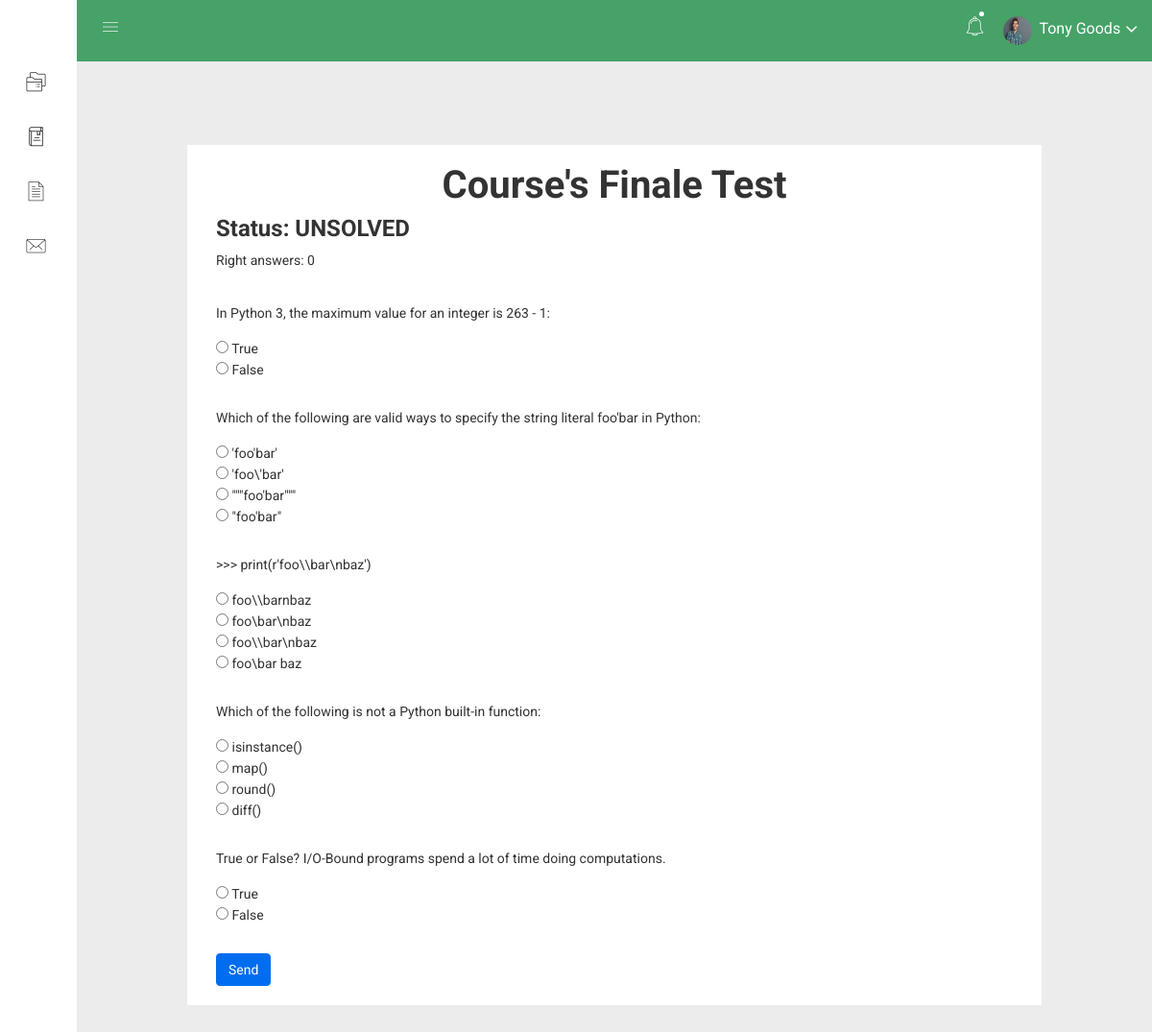
The app's page /portal/courses/python_course/test/1/ (signed in) with its own data.
### portal/models.py (models this page shows, shortened)
class Profile(models.Model):
    user = models.OneToOneField(User, on_delete=models.CASCADE)
    image = models.ImageField(default='default.jpg', upload_to='profile_pics')
    phone_number = models.CharField(max_length=15, blank=True)
    biography = models.TextField(max_length=500, blank=True)
    location = models.CharField(max_length=30, blank=True)
    gender = models.CharField(max_length=10, blank=True)
    birth_date = models.DateField(null=True, blank=True)
    specialty = models.CharField(max_length=20, blank=True)
    level = models.CharField(max_length=50, null=True, default='NEWBIE') # Newbie, Middle, High, Guru
    current_exp = models.IntegerField(default=0)
    courses = models.ManyToManyField(Course, blank=True)

class Question(models.Model):
    question = models.CharField(max_length=200)
    choices = models.ManyToManyField(Choice)
    answer = models.ForeignKey(
        Choice, on_delete=models.CASCADE, related_name = "answer", blank=True, null=True)
    test = models.ForeignKey(
        Test, on_delete=models.CASCADE, related_name = "test", blank=True, null=True)

class Choice(models.Model):
    title = models.CharField(max_length=50)

### portal/views.py (the view, shortened to what this page needs)
# urls.py: path('courses/<slug:course_slug>/test/<int:test_pk>/', views.test, name='course_test'),
@login_required
def test(request,course_slug, test_pk):
    test = get_object_or_404(Test, pk=test_pk)
    questions = Question.objects.filter(test=test)
    b=False
    count = 0
    try:
        if User_Test.objects.get(student=request.user):
            count=User_Test.objects.get(student=request.user).exp
            b = True
    except Exception as e:
        pass
    context = {'questions': questions,
                'namepage':'Test',
                'results':count,
                'solved':b}
    return render(request, 'portal/test.html', context)

### portal/templates/portal/test.html (shortened to what this page needs)
{% extends 'portal/base.html' %}
{% load static %}
{% block content %}
<div class="breadcome-area" style="margin-top:50px;">
  <div class="container-fluid">
    <div class="row">
      <div class="col-lg-12 col-md-12 col-sm-12 col-xs-12">
        <div class="breadcome-list single-page-breadcome" style="padding: 20px 30px;margin: 100px;background: white;">
          <div class="row">
						<div class="col-lg-3 col-md-3 col-sm-3 col-xs-0">
							</div>
            <div class="col-lg-6 col-md-6 col-sm-6 col-xs-12">
              <div class="breadcome-heading">
                <h3 style="text-align: -webkit-center; font-size: 40px">Course's Finale Test</h3>
              </div>
            </div>
						<div class="col-lg-3 col-md-3 col-sm-3 col-xs-0">
						</div>
          </div>
          <div class="row">
            <div class="col-lg-12 col-md-12 col-sm-12 col-xs-12">
              <h3>Status:
                {% if solved %}
                SOLVED
                {%else%}
                UNSOLVED
                {%endif%}
              </h3>
              <p>Right answers: {{results}} </p>
            </div>
          </div>
          <div class="row">
            <div class="col-lg-12 col-md-12 col-sm-12 col-xs-12">
              <form action="#" method="post">
                <ul style="margin-top: 20px; justify-content: center;">
                  {% for question in questions %}
                  <li style="margin-bottom: 30px;">
                    <p>{{question.question}}</p>
                    {% for choice in question.choices.all %}
                    <input type="radio" name="{{question.pk}}" value="{{choice.title}}"> {{choice.title}} <br>
                    {% endfor %}
                  </li>
                  {% endfor %}
                </ul>
                {% if solved %}
                {% else %}
                <button type="submit" class="btn btn-primary waves-effect waves-light">Send</button>
                {% endif %}
              </form>
            </div>
          </div>
        </div>
      </div>
    </div>
  </div>
</div>
{% endblock %}

### portal/templates/portal/base.html (shortened to what this page needs)
<!doctype html>
<html class="no-js" lang="en" style="background: #ececec;">
<head>
    {% include 'portal/css.html' %}
</head>
<body class=mini-navbar style="background: #ececec;">
    <div class="left-sidebar-pro">
        <nav id="sidebar" class="active">
            <div class="left-custom-menu-adp-wrap comment-scrollbar">
                <nav class="sidebar-nav left-sidebar-menu-pro">
                    <ul class="metismenu" id="menu1">
                        <li>
                            <a href="{% url 'portal:course_list' %}" aria-expanded="false"><span class="educate-icon educate-course icon-wrap"></span> <span class="mini-click-non">Courses</span></a>
                        </li>
                        <li>
                          <a href="" aria-expanded="false"><span class="educate-icon educate-library icon-wrap"></span> <span class="mini-click-non">Cases</span></a>
                        </li>
                        <li>
                          <a href="{% url 'portal:vacancy' %}" aria-expanded="false"><span class="educate-icon educate-data-table icon-wrap"></span> <span class="mini-click-non">Vacancies</span></a>
                        </li>
                        <li>
                          <a href="{% url 'forum:post-list' %}" aria-expanded="false"><span class="educate-icon educate-message icon-wrap"></span> <span class="mini-click-non">Vacancies</span></a>
                        </li>
                    </ul>
                </nav>
            </div>
        </nav>
    </div>
    <div class="all-content-wrapper">
        <div class="header-advance-area">
            <div class="header-top-area" >
                <div class="container-fluid">
                    <div class="row">
                        <div class="col-lg-12 col-md-12 col-sm-12 col-xs-12">
                            <div class="header-top-wraper">
                                <div class="row">
                                    <div class="col-lg-1 col-md-0 col-sm-1 col-xs-12">
                                        <div class="menu-switcher-pro">
                                            <button type="button" id="sidebarCollapse" class="btn bar-button-pro header-drl-controller-btn btn-info navbar-btn">
                                              <i class="educate-icon educate-nav"></i>
												                    </button>
                                        </div>
                                    </div>
                                    <div class="col-lg-11 col-md-12 col-sm-11 col-xs-12">
                                        <div class="header-right-info">
                                            <ul class="nav navbar-nav mai-top-nav header-right-menu">
                                                <li class="nav-item"><a href="#" data-toggle="dropdown" role="button" aria-expanded="false" class="nav-link dropdown-toggle"><i class="educate-icon educate-bell" aria-hidden="true"></i><span class="indicator-nt"></span></a>
                                                </li>
                                                <li class="nav-item">
                                                  <a href="{% url 'portal:profile' %}" data-toggle="dropdown" role="button" aria-expanded="false" class="nav-link dropdown-toggle">
                                                    <img src="{{user.profile.image.url}}" alt="" />
                                                    <span class="admin-name">{{user.first_name}} {{user.last_name}}</span>
                                                    <i class="fa fa-angle-down edu-icon edu-down-arrow"></i>
                                                  </a>
                                                </li>
                                            </ul>
                                        </div>
                                    </div>
                                </div>
                            </div>
                        </div>
                    </div>
                </div>
            </div>
        </div>
        {% block content %}
        {% endblock content %}
</body>
</html>

### portal/static/portal/css/main.css (style rules this page uses)
html { color: #222; font-size: 1em; line-height: 1.4; }
audio, canvas, iframe, img, svg, video { vertical-align: middle; }

### portal/static/portal/css/metisMenu/metisMenu-vertical.css (style rules this page uses)
.sidebar-nav { background: #fff; }
.sidebar-nav ul { padding: 0; margin: 0; list-style: none; background: #f5f5f5; }
.sidebar-nav .metismenu { background: #fff; display: -webkit-box; display: -ms-flexbox; display: flex; -webkit-box-orient: vertical; -webkit-box-direction: normal; -ms-flex-direction: column; flex-direction: column; }
.sidebar-nav .metismenu li + li { margin-top: 5px; }
.sidebar-nav .metismenu li:last-child { margin-bottom: 5px; }
.sidebar-nav .metismenu > li { display: -webkit-box; display: -ms-flexbox; display: flex; -webkit-box-orient: vertical; -webkit-box-direction: normal; -ms-flex-direction: column; flex-direction: column; position: relative; }
.sidebar-nav .metismenu a { position: relative; display: block; padding: 13px 15px; color: #444; outline-width: 0; transition: all .3s ease-out; font-size:16px; font-weight:400; }
.sidebar-nav .metismenu li .icon-wrap { margin-right:5px; font-size:20px; color:#303030; }

### records on screen
Question: question "In Python 3, the maximum value for an integer is 263 - 1:"
Choice: title "True"
Choice: title "False"
Question: question "Which of the following are valid ways to specify the string literal foo'bar in Python:"
Choice: title "'foo'bar'"
Choice: title "'foo\\'bar'"
Choice: title "\"\"\"foo'bar\"\"\""
Choice: title "\"foo'bar\""
Question: question ">>> print(r'foo\\\\bar\\nbaz')"
Choice: title "foo\\\\barnbaz"
Choice: title "foo\\bar\\nbaz"
Choice: title "foo\\\\bar\\nbaz"
Choice: title "foo\\bar baz"
Question: question "Which of the following is not a Python built-in function:"
Choice: title "isinstance()"
Choice: title "map()"
Choice: title "round()"
Choice: title "diff()"
Question: question "True or False? I/O-Bound programs spend a lot of time doing computations."

### other values on screen
{{ user.first_name }} "Tony"
{{ user.last_name }} "Goods"
{{ results }} "0"
